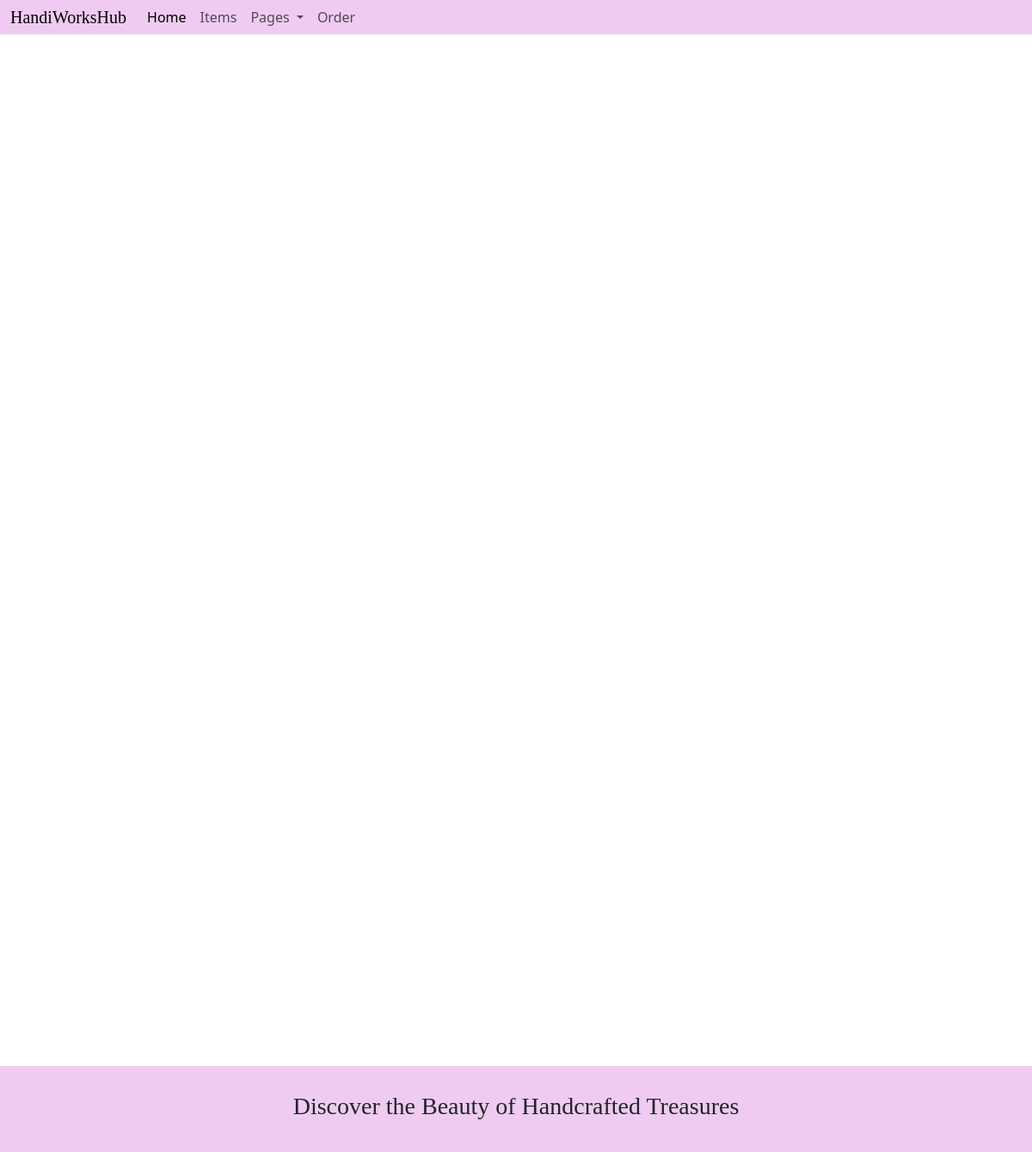
/candle/, run on an earlier commit of the app's database.
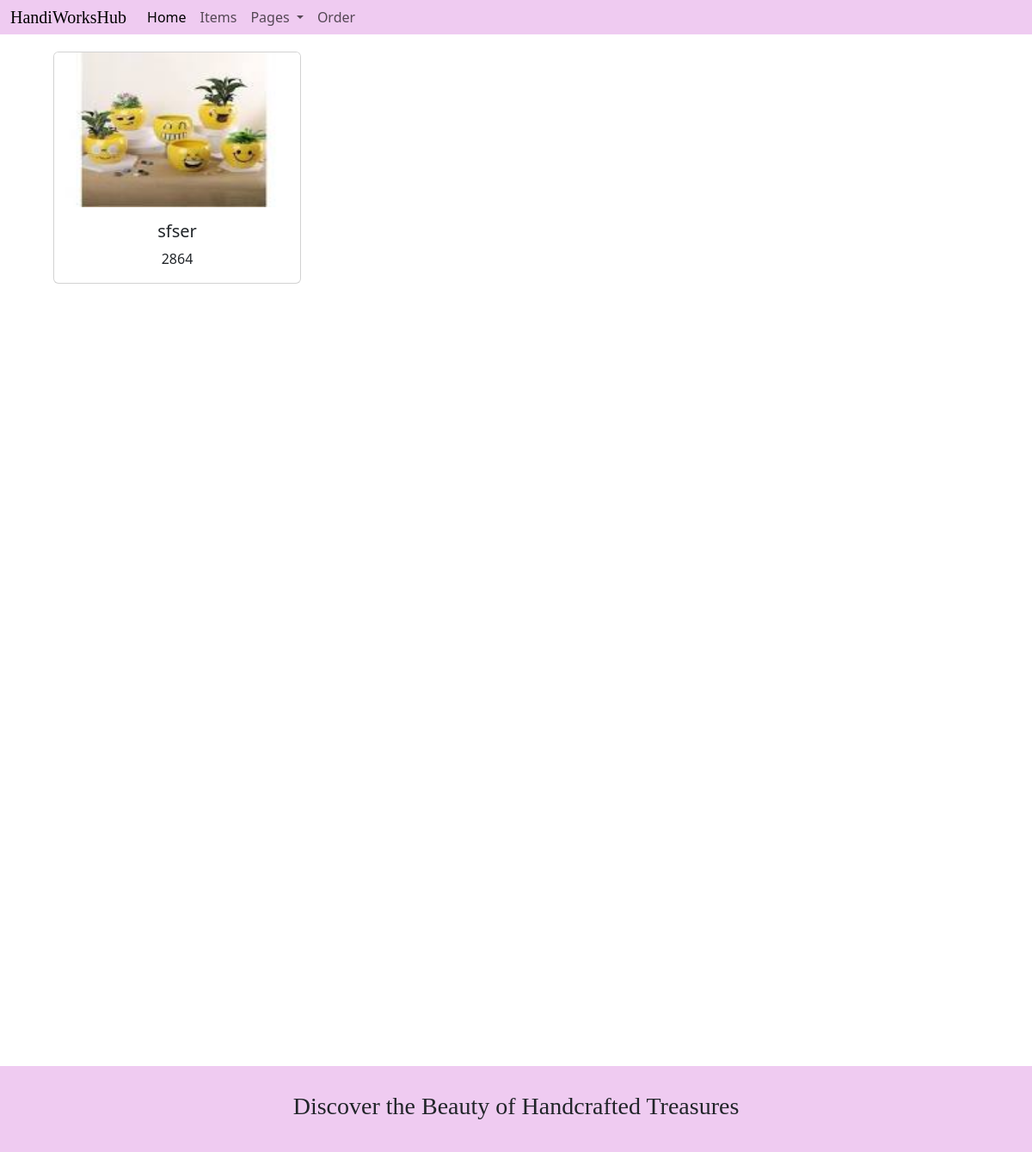
And on a later commit of the database.
### home/models.py (models this page shows)
class candles(models.Model):
    candle_name=models.CharField(max_length=20)
    candle_id=models.CharField(max_length=20,null = True,unique=True)
    candle_img=models.ImageField(upload_to='products',null=True)

### home/views.py (the view)
# urls.py: path('candle/', views.candle,name='candle'),
def candle(request):
    candle_dict={
        'candle_key':candles.objects.all()
    }
    return render(request,'candle.html',candle_dict)

### templates/candle.html (shortened to what this page needs)
{% extends 'base.html' %}
{% load static %}
{% block content %}
{% for c in candle_key %}
<div class="container"text-center>
    <div class="card text-center" style="width: 18rem;float: left;margin: 20px;">
        <img src="{{c.candle_img.url}}" class="card-img-top" alt="..." style="max-width: 100%;
        max-height: 180px;">
        <div class="card-body">
          <h5 class="card-title">{{c.candle_name}}</h5>
          <p class="card-text">{{c.candle_id}}</p>
        </div>
      </div>
</div>
{% endfor %}
{% endblock %}

What changed in the data, as far as the page shows it:
added candles: candle_img (picture), candle_name "sfser", candle_id "2864"
